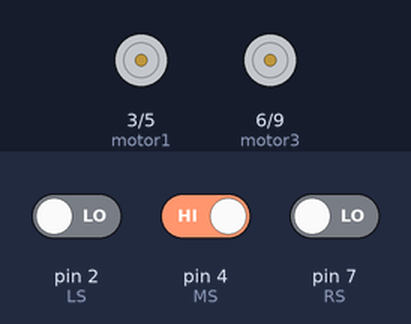
The sketch below on a simulated Arduino Uno, built with avr-gcc and run on an emulated ATmega328P. On the bench: motor-driver pin pairs drawn as motors (green arrow = first pin HIGH = forward, orange = second pin HIGH = backward, longer = more drive). The inputs (shaded band) are chosen by the test bench; at power-on: pin 2 (LS) LOW, pin 4 (MS) HIGH, pin 7 (RS) LOW.

Above: at 1.2 s.
1.3 s: pin 2 (LS) driven HIGH
At 1.8 s:
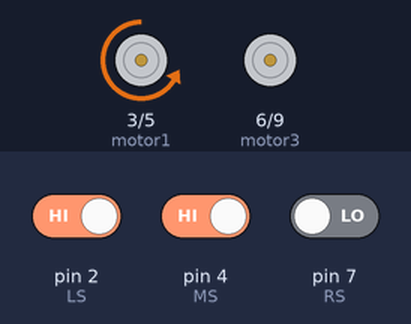
2.8 s: pin 4 (MS) driven LOW
At 4.0 s:
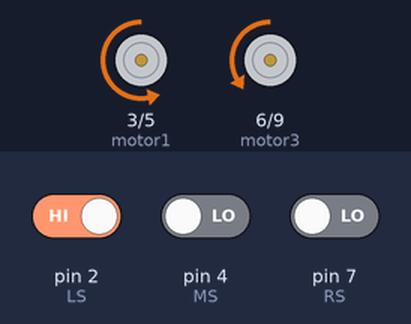
4.3 s: pin 7 (RS) driven HIGH
At 5.3 s:
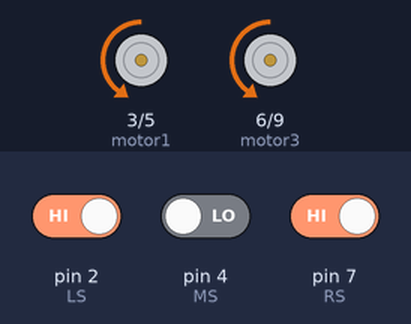
5.8 s: pin 2 (LS) driven LOW
At 6.5 s:
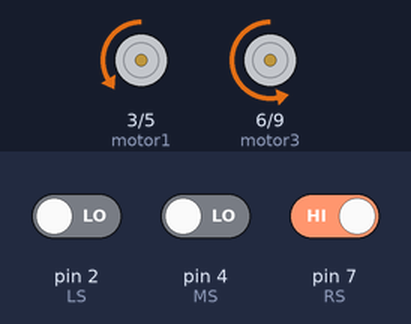
7.3 s: pin 4 (MS) driven HIGH
At 7.6 s:
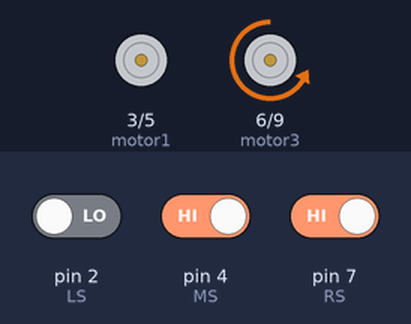
Timing chart, 0 to 9.8 s (numbered marks = the images above; inputs shaded):
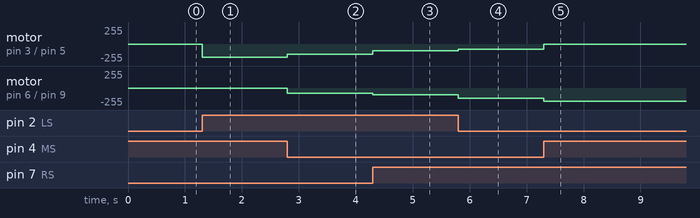

The sketch:

the_line.ino
```cpp
byte motor1 = 3, motor2 = 5, motor3 = 6, motor4 =9 , echo = 10 , trig = 11 ,x=0,RS=7, LS=2, MS =4, left = 0, right = 0 , med = 0,pr=1,pl=1,pm=1;
void setup() {
  // put your setup code here, to run once:
Serial.begin(9600);
pinMode(motor1,OUTPUT);
pinMode(motor2,OUTPUT);
pinMode(motor3,OUTPUT);
pinMode(motor4,OUTPUT);
pinMode(RS,INPUT) ;
pinMode(LS,INPUT) ;
pinMode(MS,INPUT) ;
}
void forward ()
{
    digitalWrite(motor1,LOW);
    analogWrite(motor2,100);
    digitalWrite(motor3,LOW);
    analogWrite(motor4,100);
}
void turnLeft ()
{
    digitalWrite(motor1,LOW);
    analogWrite(motor2,200);
    digitalWrite(motor3,LOW);
    digitalWrite(motor4,LOW);
}
void turnRight ()
{
    digitalWrite(motor1,LOW);
    digitalWrite(motor2,LOW);
    digitalWrite(motor3,LOW);
    analogWrite(motor4,200);
}
void turnLeftSmooth ()
{
    digitalWrite(motor1,LOW);
    analogWrite(motor2,75);
    analogWrite(motor3,0);
    analogWrite(motor4,150);
}
void turnRightSmooth ()
{
    analogWrite(motor1,0);
    analogWrite(motor2,150);
    analogWrite(motor3,0);
    analogWrite(motor4,75);
}
void Stop ()
{
    digitalWrite(motor1,LOW);
    analogWrite(motor2,0);
    digitalWrite(motor3,LOW);
    analogWrite(motor4,0);
}
void wait()
{
  turnRight();
}
void loop() {
  // put your main code here, to run repeatedly:
  left = digitalRead(LS);
  right = digitalRead(RS);
  med = digitalRead(MS);
  if ( (med == 0 ) && (left == 1) && (right == 1))
  forward();
  if ( (med == 0) && (left == 0) && (right == 1))
  turnLeftSmooth();
  if ( (med == 0 ) && (left == 1) && (right == 0))
  turnRightSmooth();
  if ( (med == 1) && (right == 1) && (left == 0))
  turnRight();
  if ( (med == 1) && (right == 0) && (left == 1))
  turnLeft();
  if ( (med == 1) && ( right == 1) && (left == 1))
  {
    // wait();
    Stop();
  }
}
```

Measured:
- after the input at 1.3 s, motor on pin 3 (motor1) / pin 5 (motor2): stopped → backward 200/255 at once
- after the input at 2.8 s, motor on pin 3 (motor1) / pin 5 (motor2): backward 200/255 → backward 150/255 at once; motor on pin 6 (motor3) / pin 9 (motor4): stopped → backward 75/255 at once
- after the input at 4.3 s, motor on pin 3 (motor1) / pin 5 (motor2): backward 150/255 → backward 100/255 at once; motor on pin 6 (motor3) / pin 9 (motor4): backward 75/255 → backward 100/255 at once
- after the input at 5.8 s, motor on pin 3 (motor1) / pin 5 (motor2): backward 100/255 → backward 75/255 at once; motor on pin 6 (motor3) / pin 9 (motor4): backward 100/255 → backward 150/255 at once
- after the input at 7.3 s, motor on pin 3 (motor1) / pin 5 (motor2): backward 75/255 → stopped at once; motor on pin 6 (motor3) / pin 9 (motor4): backward 150/255 → backward 200/255 at once
